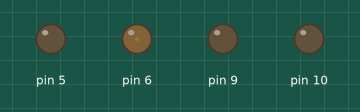
Bench run of a sketch on a simulated Arduino Uno, built with avr-gcc and run on an emulated ATmega328P. On the bench: output pins drawn as LEDs (lit = HIGH).

Above: at 0.05 s.
At 2.3 s:
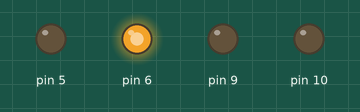
At 4.55 s:
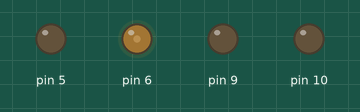
At 9.7 s:
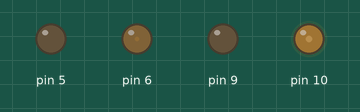
Timing chart, 0 to 13.3 s (numbered marks = the images above):
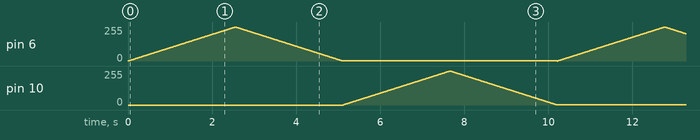

The sketch:

motorspeed2.ino
```cpp
void setup() {

  pinMode(5, OUTPUT); // 5번핀을 출력모드로 설정합니다.

  pinMode(6, OUTPUT); // 6번핀을 출력모드로 설정합니다.

  pinMode(9, OUTPUT); // 10번핀을 출력모드로 설정합니다.

  pinMode(10, OUTPUT);// 11번핀을 출력모드로 설정합니다.

}

void loop() {

  for(int i=0;i<255;i++){
    // for 문 반복문
    analogWrite(6,i); // 6번 핀에 (i/255*5 [V])만큼 아날로그 신호 출력
    delay(10);        // 10 ms 만큼 쉬었다가
                      // 속도가 점점? -> 빨라진다
  }
  for(int i=255;i>0;i--){
    analogWrite(6,i); // 6번 핀에 (i/255*5 [V])만큼 아날로그 신호 출력
    delay(10);        // 10 ms 만큼 쉬었다가
                      // 속도가 점점? -> 느려진다
  }
   for(int i=0;i<255;i++){
    analogWrite(10,i); // 10번 핀에 (i/255*5 [V])만큼 아날로그 신호 출력
    delay(10);        // 10 ms 만큼 쉬었다가
                      // 속도가 점점? -> 빨라진다
  }
  for(int i=255;i>0;i--){
    analogWrite(10,i); // 10번 핀에 (i/255*5 [V])만큼 아날로그 신호 출력
    delay(10);        // 10 ms 만큼 쉬었다가
                      // 속도가 점점? -> 느려진다
  }
}
```
